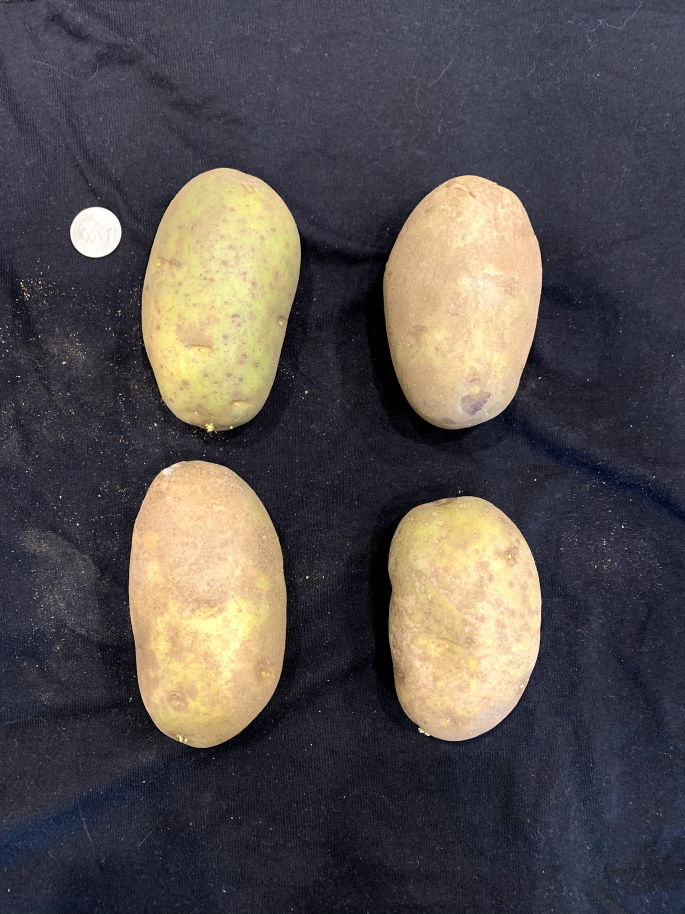
#> input picture MachineLearning/test_image.jpg, 1370 x 1827 px (shown at 1/2 size)
$ python -i potato_ml.py   (imports and definitions only)   (older library calls are emulated)
#> lines starting #> are read from the running program, lines starting #| are printed output that depends on the picture; after the words box and inside, x2 and y2 are one past the last pixel; in counts of white or black regions, pixels touching at a corner belong together
#> further down, picture is the input picture: shape (1827, 1370, 3); mean B, G, R 78.2, 79.2, 84.7
# -*- coding: utf-8 -*-
"""
Created on Mon Apr  5 19:27:39 2021
Edited on Tue Dec 10, 2024

This script outputs 6 items in this order:

1. array containing data for each potato in image (convert to java array using Chaquopy)
2. number of potatoes (string)
3. minimum l/w ratio (string)
4. maximum l/w ratio (string)
5. average l/w ratio (string)
6. processed image (encoded as a string, decode using Chaquopy)

The main() function contains three input parameters: The encoded image from
Chaquopy and a string specifying the coin reference object being used. At this
time the only options are "Quarter", "Dime", or "None". Measurements are in centimeters.
If no reference object is used, the measurements will be returned in pixels.
There is also a good chance it may not work well due to no size thresholding if
no reference object is used.


*This version uses a trained U-Net binary segmentation model for the binary
 thresholding of the image. It has proven to be much more accurate, but slower


@author: Alex (alexander.glenn@wsu.edu)
"""

#-----------------------------------------------------------
# These libraries need to be imported in Chaquopy: numpy, opencv, imutils, PIL, skimage, tflite-runtime
import numpy as np
import cv2
import imutils
import imutils.contours
from PIL import Image
import io
import skimage
import skimage.segmentation
import skimage.morphology
from os.path import dirname, join
import tensorflow as tf # FIXME: tflite does not work on MacOS
#-----------------------------------------------------------

# [16 lines left out: functions text_scaling, coin_type, not called in this run]

def binary_threshold(output_img):
    # turn into grayscale image
    img_gray = cv2.cvtColor(output_img, cv2.COLOR_BGR2GRAY)
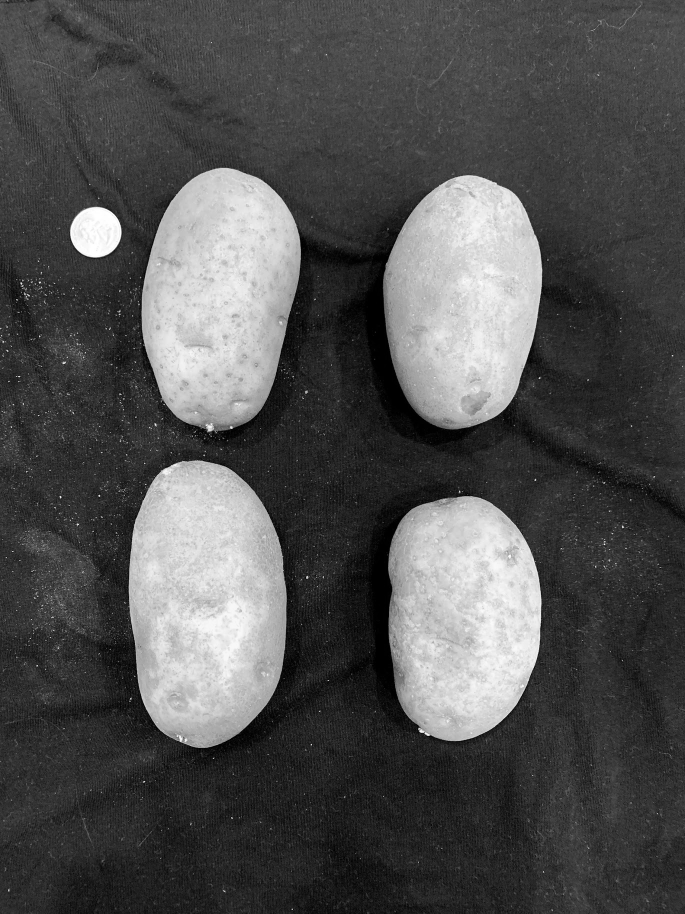
#> img_gray: shape (1827, 1370) (shown at 1/2 size); min 0, max 255, mean 80.7

    # binary thresholding
    blurred_img = cv2.GaussianBlur(img_gray, (3,3), 0)

    # need auto canny values and auto adaptive values:
    v = np.median(blurred_img)
#> v = 54
    sigma = 0.33
    lower = int(max(0, (1.0 - sigma) * v))
#> lower = 36
    upper = int(min(255, (1.0 + sigma) * v))
#> upper = 71

    block_size = int(min(output_img.shape[0], output_img.shape[1])*0.4)
#> block_size = 548
    if(block_size % 2) == 0:
        block_size = block_size+1
#> block_size = 549

    # Find adaptive and normal threshold
    adaptive_thresh = cv2.adaptiveThreshold(blurred_img, 255, cv2.ADAPTIVE_THRESH_GAUSSIAN_C, cv2.THRESH_BINARY, block_size,0)
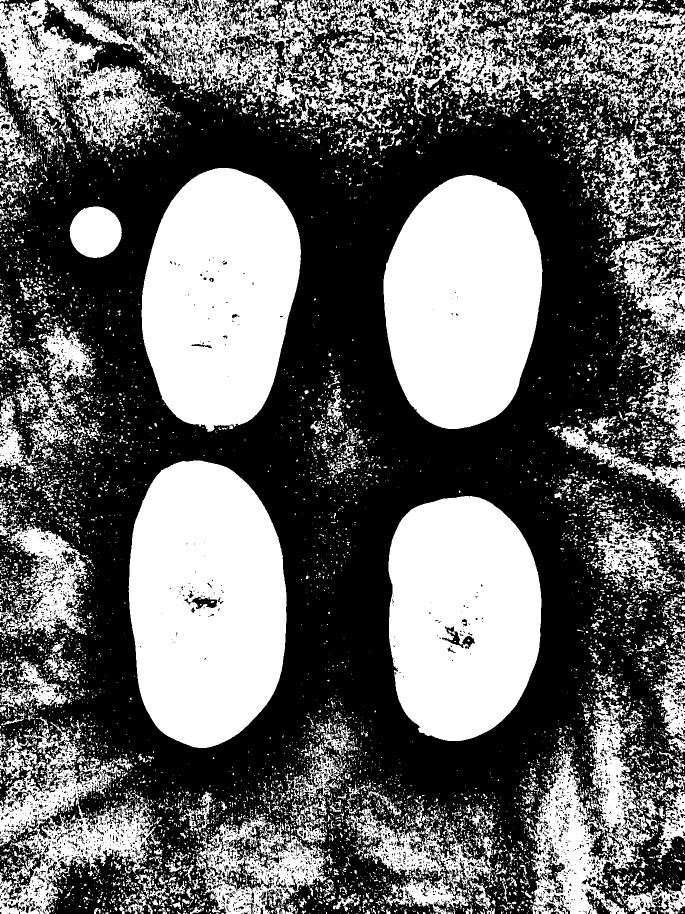
#> adaptive_thresh: shape (1827, 1370) (shown at 1/2 size); 41.9% white; 10490 white regions (8949 under 20 px), largest, box (x1, y1, x2, y2) and area: (257, 921, 573, 1496) 146229, (283, 336, 602, 864) 127932, (767, 350, 1085, 858) 125892
    ret, normal_thresh = cv2.threshold(blurred_img, 0, 255, cv2.THRESH_BINARY|cv2.THRESH_OTSU)
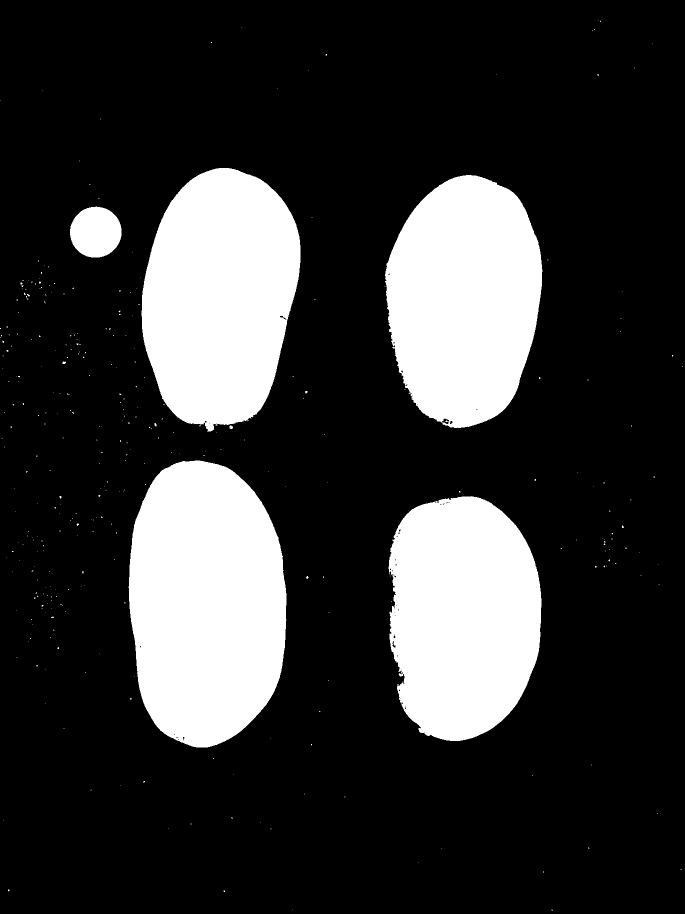
#> normal_thresh: shape (1827, 1370) (shown at 1/2 size); 21.1% white; 336 white regions (328 under 20 px), largest, box (x1, y1, x2, y2) and area: (257, 921, 573, 1495) 146954, (283, 336, 601, 864) 127801, (770, 350, 1085, 856) 122910
#> ret = 125

    # Find canny threshold
    canny_thresh = cv2.Canny(img_gray, lower, upper)
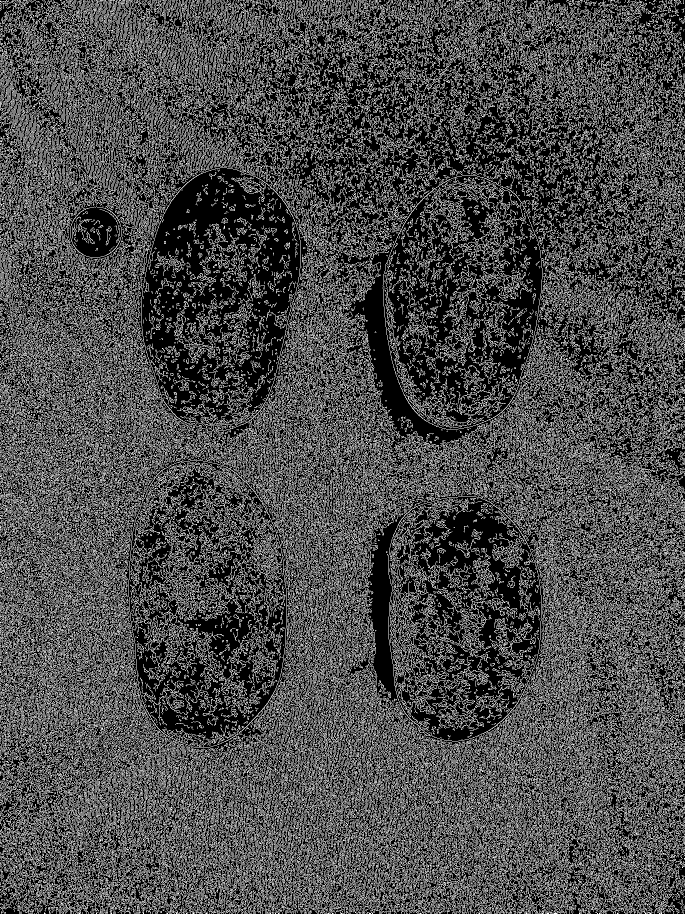
#> canny_thresh: shape (1827, 1370) (shown at 1/2 size); 29.5% white in thin lines or dots

    cnts = cv2.findContours(canny_thresh, cv2.RETR_EXTERNAL, cv2.CHAIN_APPROX_SIMPLE)
#> cnts = 39758 contours, 37578 with area under 20; largest, box (x1, y1, x2, y2) and area: (233, 920, 574, 1496) 147882, (765, 350, 1085, 860) 126409, (140, 413, 244, 516) 8199, (1080, 901, 1179, 991) 745, (739, 1587, 797, 1700) 680

    cnts = imutils.grab_contours(cnts)

    copy = np.zeros_like(output_img)

    for c in cnts:
        hull = cv2.convexHull(c) # Find convex hull of canny threshold
        cv2.drawContours(copy, [hull], -1, (255,255,255), -1)
#> this loop made 39758 passes
#> (c, hull) on passes 1, 8, 15: ([[1318, 1826], [1319, 1826]], [[1319, 1826], [1318, 1826]]), ([[685, 1826], [686, 1826]], [[686, 1826], [685, 1826]]), ([[1254, 1825], [1253, 1826], [1254, 1826], [1255, 1825]], [[1255, 1825], [1254, 1826], [1253, 1826], [1254, 1825]])
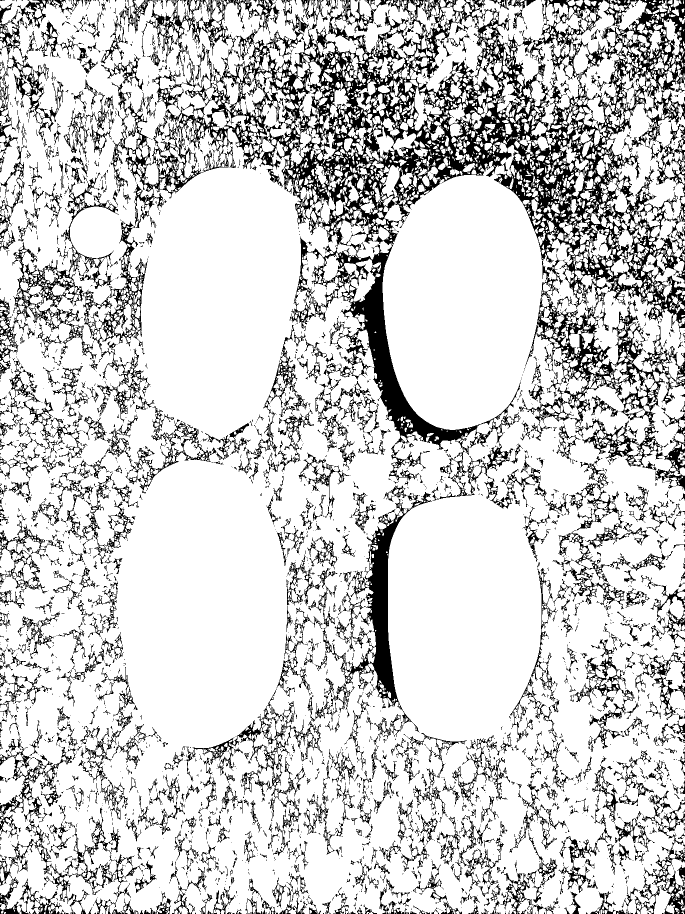
#> copy: shape (1827, 1370, 3) (shown at 1/2 size); 80.7% white; 3848 black regions (2916 under 20 px), largest, box (x1, y1, x2, y2) and area: (221, 0, 1370, 1017) 237277, (664, 984, 864, 1465) 15596, (24, 351, 295, 709) 15297

    contour_thresh = cv2.cvtColor(copy, cv2.COLOR_BGR2GRAY)

    # Multiply alll thresholds together
    final_thresh = contour_thresh*normal_thresh*adaptive_thresh
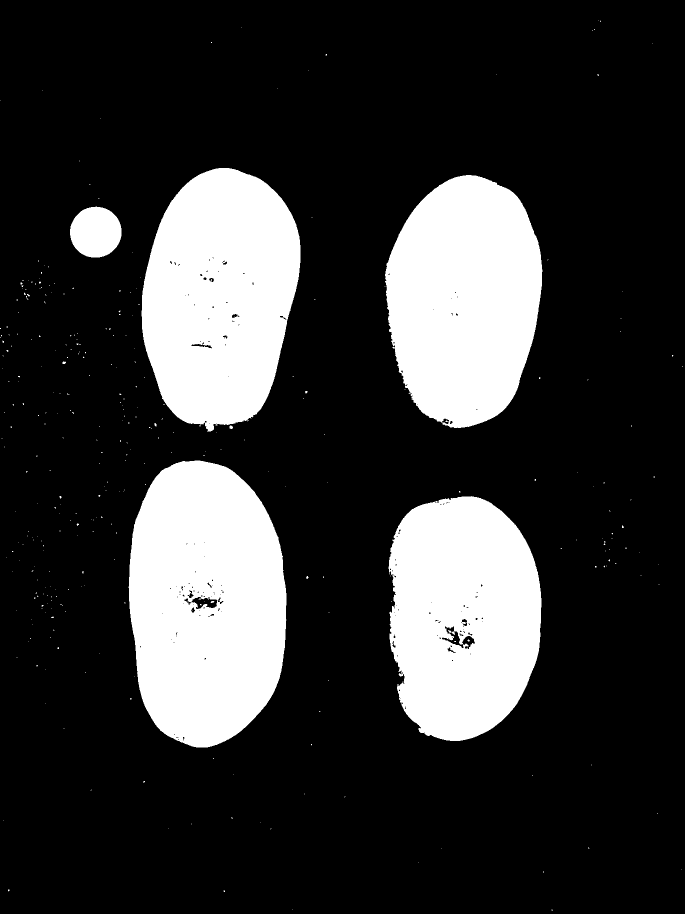
#> final_thresh: shape (1827, 1370) (shown at 1/2 size); 21% white; 334 white regions (325 under 20 px)

    cnts = cv2.findContours(final_thresh, cv2.RETR_EXTERNAL, cv2.CHAIN_APPROX_SIMPLE)
#> cnts = 326 contours, 319 with area under 20; largest, box (x1, y1, x2, y2) and area: (257, 921, 573, 1495) 146304, (283, 336, 601, 864) 127172, (770, 350, 1085, 856) 122397, (777, 992, 1083, 1482) 120974, (140, 413, 243, 515) 8090, (459, 851, 466, 858) 28, (125, 723, 132, 728) 20

    cnts = imutils.grab_contours(cnts)

    copy2 = np.zeros_like(output_img)

    # Find outer contour of final threshold
    for c in cnts:
        hull = cv2.convexHull(c)
        cv2.drawContours(copy2, [hull], -1, (255,255,255), -1)
#> this loop made 326 passes
#> (c, hull) on passes 1, 5, 9: ([[1103, 1819], [1103, 1820], [1104, 1821], [1104, 1819]], [[1104, 1819], [1104, 1821], [1103, 1820], [1103, 1819]]), ([[1086, 1743], [1086, 1744], [1087, 1744], [1087, 1743]], [[1087, 1743], [1087, 1744], [1086, 1744], [1086, 1743]]), ([[1176, 1695], [1176, 1696], [1178, 1696], [1177, 1695]], [[1177, 1695], [1178, 1696], [1176, 1696], [1176, 1695]])
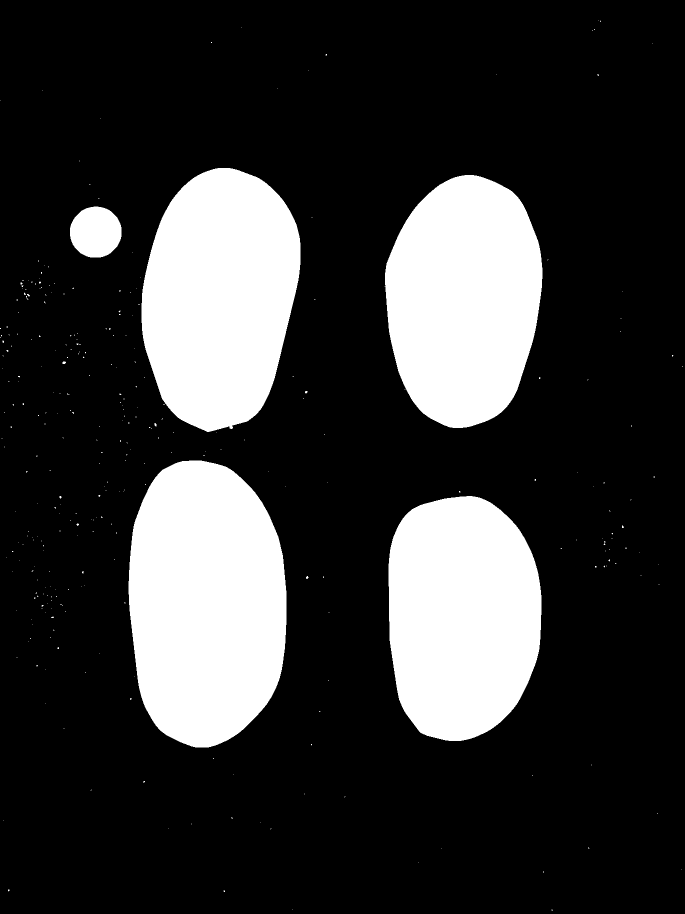
#> copy2: shape (1827, 1370, 3) (shown at 1/2 size); 21.4% white; 321 white regions (312 under 20 px), largest, box (x1, y1, x2, y2) and area: (257, 921, 573, 1495) 147894, (283, 336, 601, 864) 129241, (769, 350, 1085, 856) 124206

    new_final_thresh = cv2.cvtColor(copy2, cv2.COLOR_BGR2GRAY)

    return new_final_thresh

# [321 lines left out: functions ref_obj_analysis, main, not called in this run]

>>> import cv2
>>> picture = cv2.imread('test_image.jpg')
>>> result = binary_threshold(picture)
